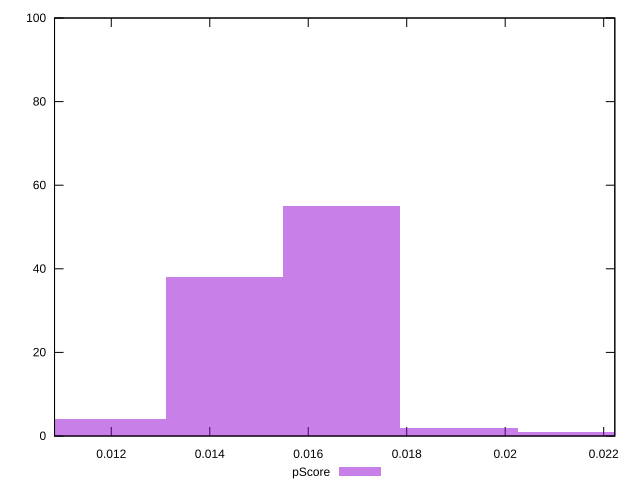

Reproduce this figure in gnuplot.
reset

$pScore <<EOF
0.011914148192741097 4
0.016679807469837535 55
0.019062637108385756 2
0.014296977831289318 38
0.021445466746933976 1
EOF

set key outside below
set boxwidth 0.0023828296385482194
set xrange [0.010847434325605199:0.022226391282826996]
set yrange [0:100]
set trange [0:100]
set style fill transparent solid 0.5 noborder
set terminal svg size 640, 490 enhanced background rgb 'white'
set output "report_00009_2021-02-08T22-37-41.559Z/cumulative-layout-shift/samples/pages+cached/pScore/histogram.svg"

plot $pScore title "pScore" with boxes

reset
